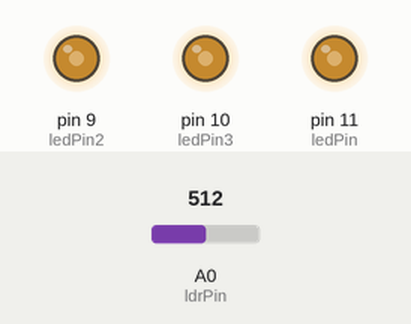
Recording of a sketch running on a simulated Arduino Uno, built with avr-gcc and run on an emulated ATmega328P. Shown: output pins drawn as LEDs (lit = HIGH). The inputs (shaded band) are chosen by the test bench; at power-on: A0 (ldrPin) = 512.

Above: at 1.2 s.
1.3 s: A0 (ldrPin) set to 306
At 2.1 s:
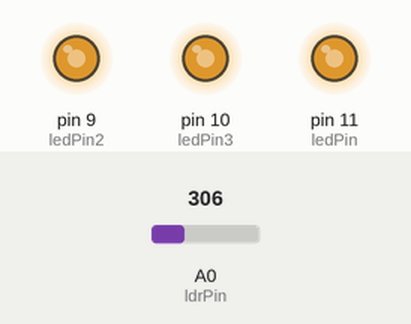
2.8 s: A0 (ldrPin) set to 122
At 3.2 s:
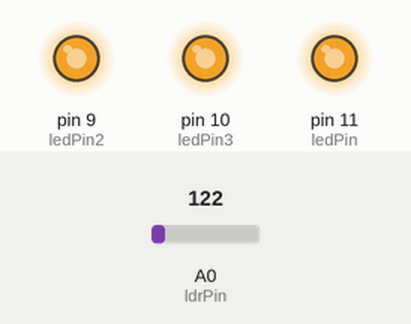
4.3 s: A0 (ldrPin) set to 511
At 5.5 s:
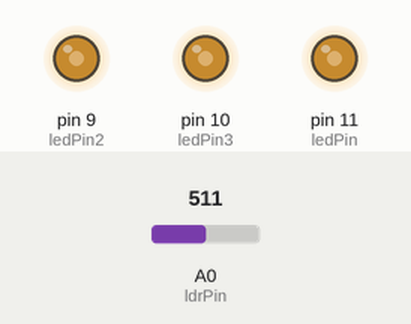
5.8 s: A0 (ldrPin) set to 900
At 6.7 s:
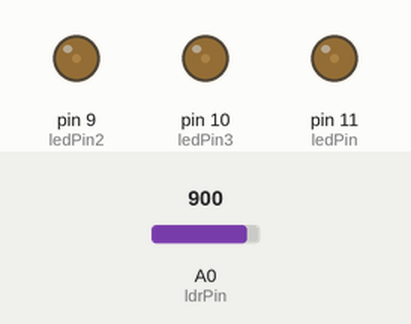
7.3 s: A0 (ldrPin) set to 1023
At 7.8 s:
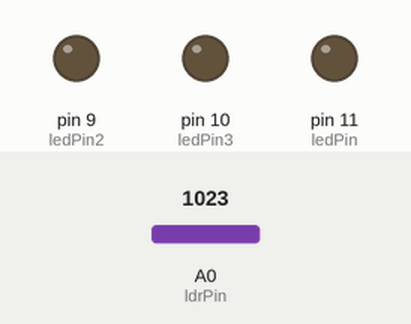
Timing chart, 0 to 9.8 s (numbered marks = the images above; inputs shaded):
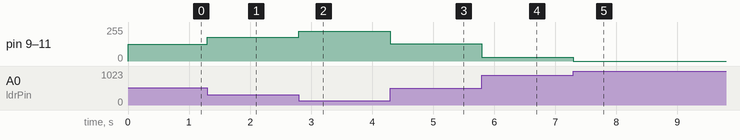

Measured:
- after the input at 1.3 s, pin 9 (ledPin2), pin 10 (ledPin3), pin 11 (ledPin): 127/255 → 179/255 at once
- after the input at 2.8 s, pin 9 (ledPin2), pin 10 (ledPin3), pin 11 (ledPin): 179/255 → 225/255 at once
- after the input at 4.3 s, pin 9 (ledPin2), pin 10 (ledPin3), pin 11 (ledPin): 225/255 → 128/255 at once
- after the input at 5.8 s, pin 9 (ledPin2), pin 10 (ledPin3), pin 11 (ledPin): 128/255 → 30/255 at once
- after the input at 7.3 s, pin 9 (ledPin2), pin 10 (ledPin3), pin 11 (ledPin): 30/255 → 0/255 at once

The sketch:

w6_task1.ino
```cpp
const int ldrPin = A0;
const int ledPin = 11;
const int ledPin2 = 9;
const int ledPin3 = 10;
void setup(){
  pinMode (ledPin, OUTPUT);
  pinMode (ledPin2, OUTPUT);
  pinMode (ledPin3, OUTPUT);
  Serial.begin(9600);
}
void loop(){
    analogWrite(ledPin, 255-analogRead(ldrPin)/4);
    analogWrite(ledPin2, 255-analogRead(ldrPin)/4);
    analogWrite(ledPin3, 255-analogRead(ldrPin)/4);
}
```
